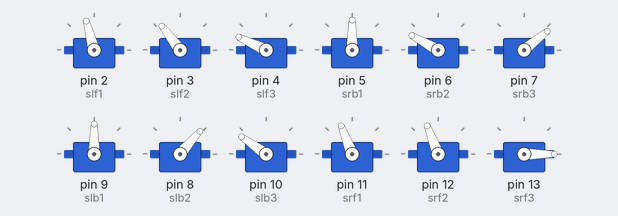
Bench run of a sketch on a simulated Arduino Uno, built with avr-gcc and run on an emulated ATmega328P. On the bench: 12 × servo.

Above: at 0.05 s.
At 1.0 s:
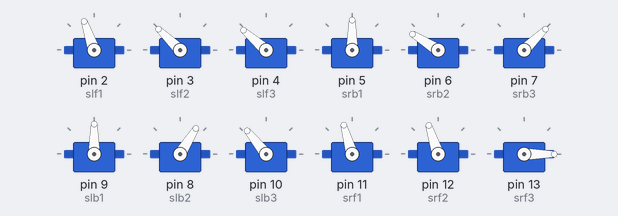
At 2.0 s:
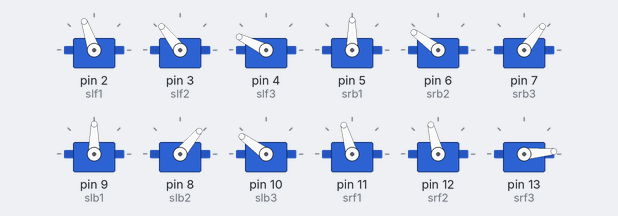
Timing chart, 0 to 5.5 s (numbered marks = the images above):
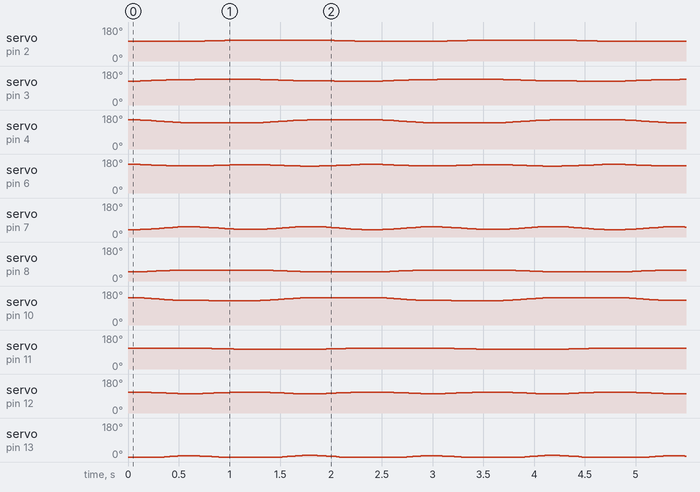

The sketch:

dancing_move.ino
```cpp
#include <Servo.h>

Servo srf1, srf2,srf3, slf1, slf2, slf3, srb1, srb2, srb3, slb1, slb2, slb3;

float th1, th2, th3;
float ag1, ag2, ag3;


float theta1[3] = {0, 37.4804, -69.417}; //A
float theta2[3] = {0, 45.9798, -84.664};  //B
float theta3[3] = {6.3933, 46.7308, -85.997};  //C
float theta4[3] = {5.7493, 38.2589, -70.8229};  //D

float angle1[3] = {6.3933, 46.7308, -85.997};  //D
float angle2[3] = {5.7493, 38.2589, -70.8229};  //C

float angle3[3] = {0, 45.9798, -84.664};  //A
float angle4[3] = {0, 37.4804, -69.417};   //B
int steps = 60;

void cubicMove(float aL[3], float bL[3],
               float aR[3], float bR[3],
               float t, int steps, int delay_ms) {

  for (int j = 0; j <= steps; j++) {

    float i = (t / steps) * j;

    // ---- LEFT LEG (th) ----
    th1 = aL[0] + (3 * (bL[0] - aL[0]) / (t * t)) * i * i
                    - (2 * (bL[0] - aL[0]) / (t * t * t)) * i * i * i;

    th2 = aL[1] + (3 * (bL[1] - aL[1]) / (t * t)) * i * i
                    - (2 * (bL[1] - aL[1]) / (t * t * t)) * i * i * i;

    th3 = aL[2] + (3 * (bL[2] - aL[2]) / (t * t)) * i * i
                    - (2 * (bL[2] - aL[2]) / (t * t * t)) * i * i * i;

    // ---- RIGHT LEG (ag) ----
    ag1 = aR[0] + (3 * (bR[0] - aR[0]) / (t * t)) * i * i
                    - (2 * (bR[0] - aR[0]) / (t * t * t)) * i * i * i;

    ag2 = aR[1] + (3 * (bR[1] - aR[1]) / (t * t)) * i * i
                    - (2 * (bR[1] - aR[1]) / (t * t * t)) * i * i * i;

    ag3 = aR[2] + (3 * (bR[2] - aR[2]) / (t * t)) * i * i
                    - (2 * (bR[2] - aR[2]) / (t * t * t)) * i * i * i;


/// ================= LEFT SIDE (FORWARD) =================

// FRONT LEFT
slf1.write(105 + th1);
slf2.write(90 + th2);
slf3.write(th3 + 225);

// BACK LEFT
slb1.write(90);
slb2.write(12 + th2);
slb3.write(th3 + 215);


// ================= RIGHT SIDE (BACKWARD) =================

// FRONT RIGHT
srf1.write(105 + ag1);
srf2.write(65 + ag2);
srf3.write(ag3 + 78);

// BACK RIGHT
srb1.write(90);
srb2.write(105 + ag2);
srb3.write(ag3 + 125);

    delay(delay_ms);
  }
}


void setup() {
  Serial.begin(9600);

  slf1.attach(2);
  slf2.attach(3);
  slf3.attach(4);

  srb1.attach(5);
  srb2.attach(6);
  srb3.attach(7);

  slb1.attach(9);
  slb2.attach(8);
  slb3.attach(10);

  srf1.attach(11);
  srf2.attach(12);
  srf3.attach(13);
}


void loop() {

  cubicMove(theta1, theta2, angle1, angle2, 1.5, steps, 8);
  cubicMove(theta2, theta3, angle2, angle3, 1.5, steps, 8);
  cubicMove(theta3, theta4, angle3, angle4, 1.5, steps, 8);
  cubicMove(theta4, theta1, angle4, angle1, 1.5, steps, 8);

}
```

Measured:
- by itself, servo on pin 2 (slf1): repeats every 2.4 s: 107° 0.07 s, 108° 0.06 s, 109° 0.06 s, 110° 0.09 s, 111° 0.44 s, 110° 0.39 s, 109° 0.10 s, 108° 0.07 s, 107° 0.06 s, 106° 0.08 s, 105° 0.91 s, 106° 0.07 s
- by itself, servo on pin 11 (srf1): repeats every 2.4 s: 109° 0.09 s, 108° 0.07 s, 107° 0.07 s, 106° 0.08 s, 105° 0.91 s, 106° 0.08 s, 107° 0.05 s, 108° 0.07 s, 109° 0.08 s, 110° 0.08 s, 111° 0.44 s, 110° 0.38 s
